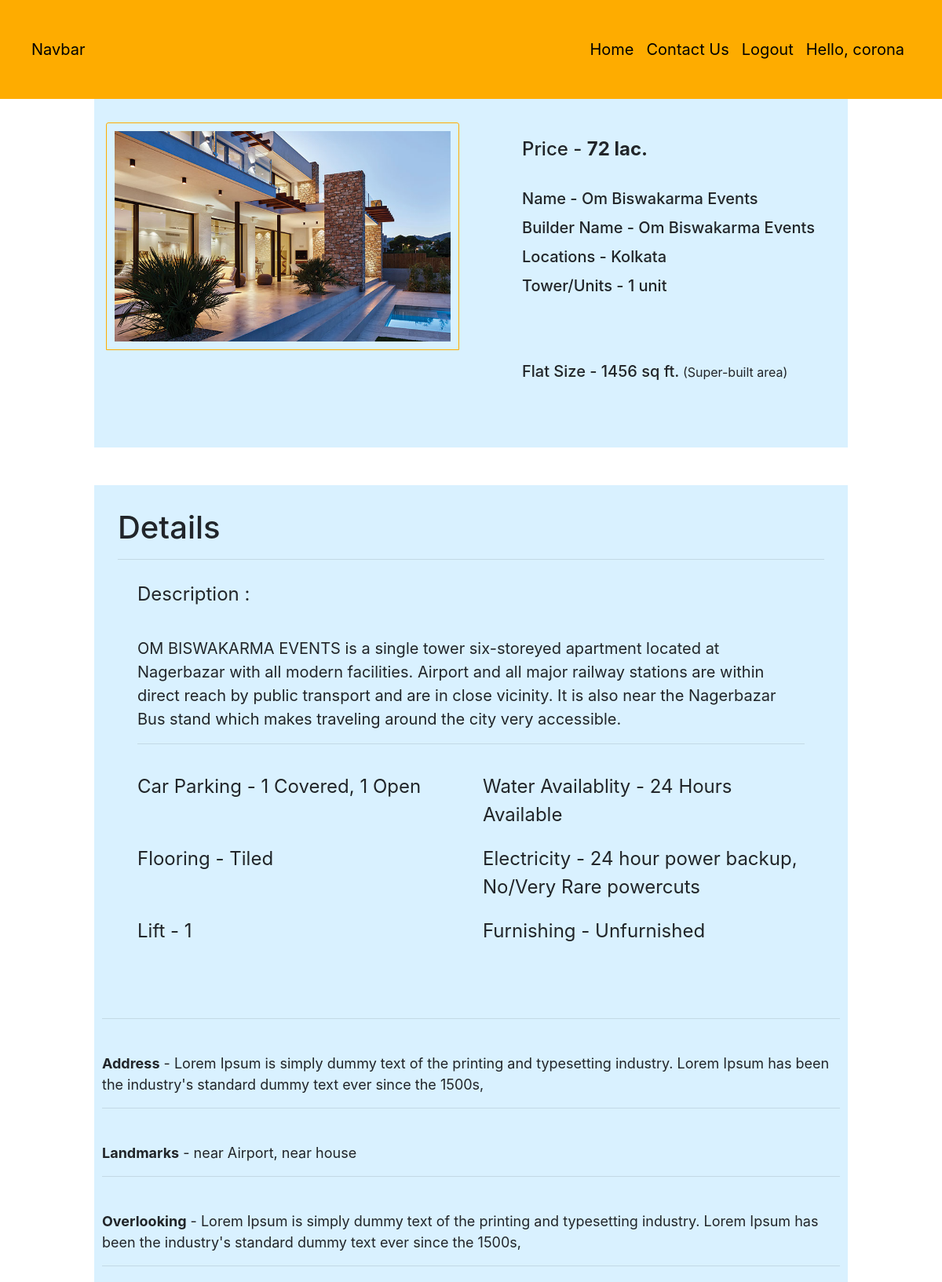
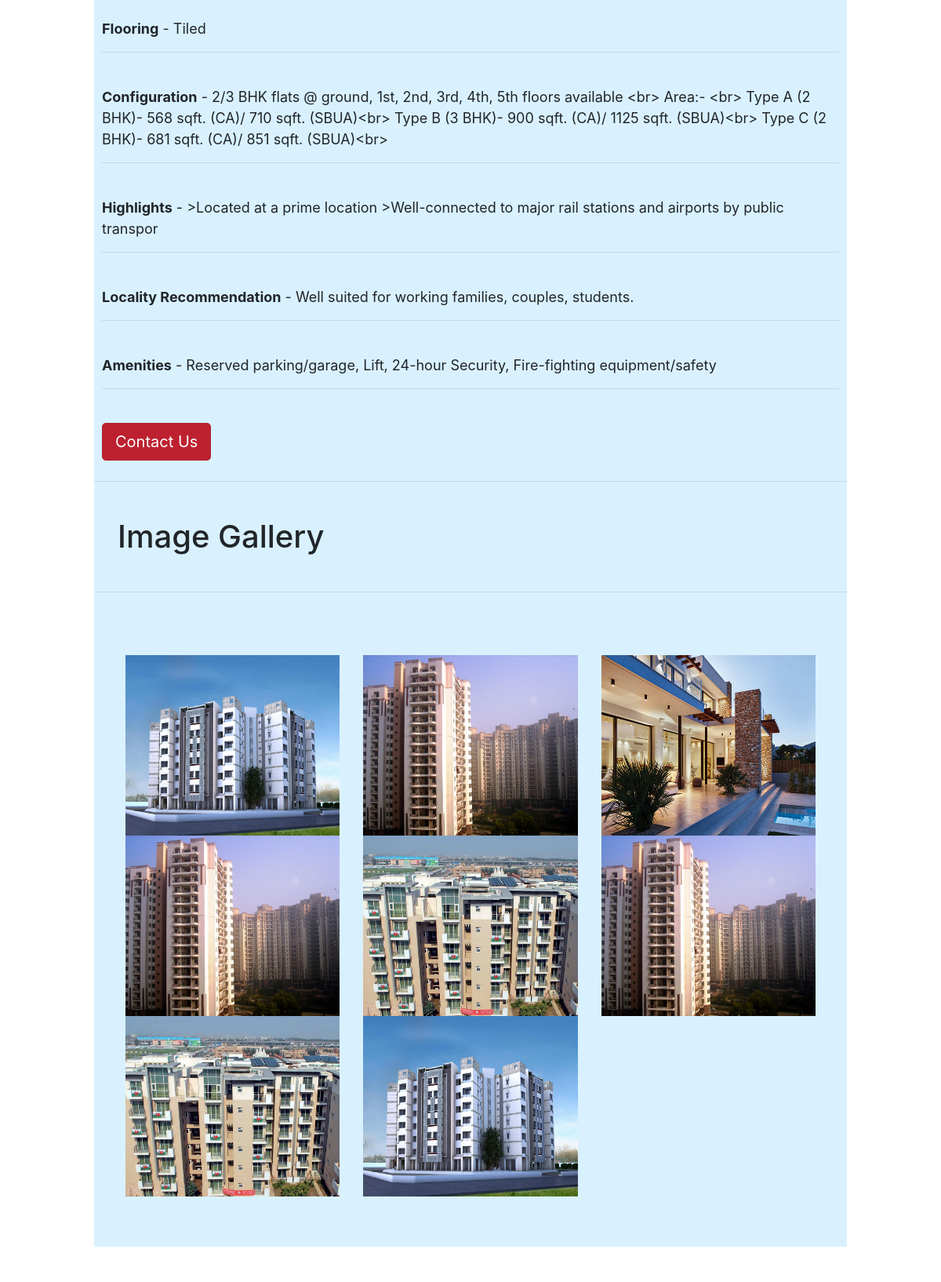
Page /property/1 (signed in, upper part) on the committed database (2 pictures, top to bottom).
### ets/models.py (models this page shows, shortened)
class Property(models.Model):
    id = models.AutoField(primary_key = True)
    desc =models.TextField(default=" ")
    flooring =models.CharField(max_length=100,default=" ")
    lift =models.CharField(max_length=300,default=" ")
    furnished =models.CharField(max_length=200, default=" ")
    configuration =models.TextField(default=" ")
    tower =models.CharField(max_length=200,default=" ")
    highlights =models.CharField(max_length=100,default=" ")
    locality_recom =models.TextField(default=" ")
    name = models.CharField(max_length=1000, default="")
    builder_name = models.CharField(max_length=1000, default="")
    locations =models.CharField(max_length=1000,default="Lorem Ipsum is simply dummy text of the printing and typesetting industry. Lorem Ipsum has been the industry's standard dummy text ever since the 1500s,")
    landmark = models.CharField(max_length=1000,default="")
    overlook = models.CharField(max_length=1000,default="")
    flooring = models.CharField(max_length=1000, default="")
    water = models.CharField(max_length=1000,default="")
    car_parking =models.CharField(max_length=1000,default="")
    electricity =models.CharField(max_length=1000,default="")
    full_address = models.CharField(max_length=1000, default="")
    floor_plan = models.ImageField(default=False)
    amenities = models.CharField(max_length=1000, default="")
    flat_sqft =models.CharField(max_length=1000,default="")
    price = models.CharField(max_length=1000,default="")
    pic =models.ImageField(upload_to="ets/images", default="")

class Pictures(models.Model):
    property = models.ForeignKey(Property,on_delete=models.CASCADE)
    image = models.ImageField()

### ets/views.py (the view)
# urls.py: path('property/<int:id>', views.single_landing, name='single_landing'),
@login_required(login_url='')
def single_landing(request,id):
    property = Property.objects.get(id=id)
    all_images = Pictures.objects.filter(property=property)
    print(all_images)
    return render(request, "ets/single_landing.html", {'property': property, 'all_images':all_images})

### ets/templates/ets/single_landing.html (shortened to what this page needs)
<!DOCTYPE html>
<html lang="en">
<head>
</head>
<body>
	<nav class="navbar navbar-expand-lg navbar-dark"
		style="background-color: #FEAC00; color: black; font-size: 20px; padding: 40px;">
		<a style="color: black;" class="navbar-brand" href="#">Navbar</a>
		<div class="collapse navbar-collapse" id="navbarSupportedContent">
			<ul class="navbar-nav ml-auto">
				<li style="color: black;" class="nav-item active">
					<a style="color: black;" class="nav-link" href="/">Home</a>
				</li>
				<li style="color: black;" class="nav-item active">
					<a style="color: black;" class="nav-link" href="/contactus">Contact Us</a>
				</li>
				<li class="nav-item">
					<a style="color: black;" class="nav-link" href="/accounts/logout">Logout</a>
				</li>
				{% if user.is_authenticated %}
				<p>
					<li class="nav-item">
						<a style="color: black; " class="nav-link">Hello, {{request.user}}</a>
					</li>
				</p>
				{% endif %}
			</ul>
		</div>
	</nav>
    <div style="background-color: #d9f1ff; margin-left:  10%; margin-right: 10%;">
        <div class="container">
            <div class="row">
                <div class="col-md-6">
                    <div class="demo-content" style="padding-top: 30px;">
                        <img class="card-img-top" src="{{property.pic.url}}" alt="Card image cap"
                            style=" padding:10px; width: 100%; border: 1px solid #FEAC00; float: left;">
                    </div>
                </div>
                <div class="col-md-6">
                    <div class="demo-content bg-alt" style="padding-left: 50px; padding-top: 50px;">
                        <h4 style="padding-bottom: 28px;">Price - <strong>{{property.price}}</strong></h4>
                        <h5 style="padding-bottom: 5px;">Name - {{property.name}}</h5>
                        <h5 style="padding-bottom: 5px;">Builder Name - {{property.builder_name}}</h5>
                        <h5 style="padding-bottom: 5px;">Locations - {{property.locations}}</h5>
                        <h5 style="padding-bottom: 5px;">Tower/Units - {{property.tower}}</h5>
                        <br>
                        <br>
                        <br>
                        <h5 style="padding-bottom: 5px;">Flat Size - {{property.flat_sqft}}<small> (Super-built
                                area)</small></h5>
                    </div>
                </div>
            </div>
            <br>
            <br>
            <br>
        </div>
    </div>
    <br>
    <br>
    <div style="background-color: #d9f1ff; margin-left:  10%; margin-right: 10%;" ;>
        <div style="padding: 30px;">
            <h1>Details</h1>
            <hr>
            <div class="container" style="font-size: 24px;">
               <div style="padding: 10px;">
                Description :
                <br>
                <br>
                <p style="font-size: 20px;">{{property.desc}}</p>
                <hr>
               </div>
                <div class="row" style="padding: 10px;">
                    <div class="col-sm-6">
                        Car Parking - {{property.car_parking}}
                    </div>
                    <div class="col-sm-6">
                        Water Availablity - {{property.water}}
                    </div>
                </div>
                <div class="row" style="padding: 10px;">
                    <div class="col-sm-6">
                        Flooring - {{property.flooring}}
                    </div>
                    <div class="col-sm-6">
                        Electricity - {{property.electricity}}
                    </div>
                </div>
                <div class="row" style="padding: 10px;">
                    <div class="col-sm-6">
                        Lift - {{property.lift}}
                    </div>
                    <div class="col-sm-6">
                        Furnishing - {{property.furnished}}
                    </div>
                </div>
            </div>
        </div>
        <div class="container" style="font-size: 18px; padding: 10px;">
            <br>
            <hr>
            <br>
            <strong>Address</strong> - {{property.full_address}}
            <hr>
            <br>
            <strong>Landmarks</strong> - {{property.landmark}}
            <hr>
            <br>
            <strong>Overlooking</strong> - {{property.overlook}}
            <hr>
            <br>
            <strong>Flooring</strong> - {{property.flooring}}
            <hr>
            <br>
            <strong>Configuration</strong> - {{property.configuration}}
            <hr>
            <br>
            <strong>Highlights</strong> - {{property.highlights}}
            <hr>
            <br>
            <strong>Locality Recommendation</strong> - {{property.locality_recom}}
            <hr>
            <br>
            <strong>Amenities</strong> - {{property.amenities}}
            <hr>
            <br>
            <a href="/contactus" class="btn btn-danger btn-lg active" role="button" aria-pressed="true">Contact Us</a>
        </div>
        <hr>
        <h1 style="padding: 30px;">Image Gallery</h1>
        <hr>
        <div class="container" style="font-size: 18px; padding: 10px;">
            <br>
            <br>
            <div class="container">
                <div class="container">
                    <div class="row">
                        {% for i in all_images %}
                        <div class="col-md-4">
                            <div class="thumbnail">
                                <a href="{{i.image.url}}">
                                    <img src="{{i.image.url}}" alt="Lights" style="width:100%; height: 230px;">
                                </a>
                            </div>
                        </div>
                        <br>
                        {% endfor %}
                    </div>
                </div>
<br>
<br>
            </div>
        </div>
    </div>
    <br>
    <br>
    <link href="//maxcdn.bootstrapcdn.com/bootstrap/4.0.0/css/bootstrap.min.css" rel="stylesheet" id="bootstrap-css">
</body>
</html>

### ets/templates/ets/single_landing.html (style rules this page uses)
body { background-color: #656255; }
p { margin-bottom: 1.3em; }
h1, h2, h3, h4 { margin: 1.414em 0 0.5em; font-weight: 700; line-height: 1.2; }
.row:after { content: ""; display: table; clear: both; }

### rows in the picture
Property: pic (picture), price "72 lac.", name "Om Biswakarma Events", builder_name "Om Biswakarma Events", locations "Kolkata", tower "1 unit", flat_sqft "1456 sq ft.", desc "OM BISWAKARMA EVENTS is a single tower six-storeyed apartment located at Nagerbazar with all modern facilities. Airport and all major railway stations are within direct reach by public transport and are in close vicinity. It is also near the Nagerbazar Bus stand which makes traveling around the city very accessible.", car_parking "1 Covered, 1 Open", water "24 Hours Available", flooring "Tiled", electricity "24 hour power backup, No/Very Rare powercuts", lift "1", furnished "Unfurnished", full_address "Lorem Ipsum is simply dummy text of the printing and typesetting industry. Lorem Ipsum has been the industry's standard dummy text ever since the 1500s,", landmark "near Airport, near house", overlook "Lorem Ipsum is simply dummy text of the printing and typesetting industry. Lorem Ipsum has been the industry's standard dummy text ever since the 1500s,", configuration "2/3 BHK flats @ ground, 1st, 2nd, 3rd, 4th, 5th floors available <br> Area:- <br> Type A (2 BHK)- 568 sqft. (CA)/ 710 sqft. (SBUA)<br> Type B (3 BHK)- 900 sqft. (CA)/ 1125 sqft. (SBUA)<br> Type C (2 BHK)- 681 sqft. (CA)/ 851 sqft. (SBUA)<br>", highlights ">Located at a prime location >Well-connected to major rail stations and airports by public transpor", locality_recom "Well suited for working families, couples, students.", amenities "Reserved parking/garage, Lift, 24-hour Security, Fire-fighting equipment/safety"
Pictures: image (picture)
Pictures: image (picture)
Pictures: image (picture)
Pictures: image (picture)
Pictures: image (picture)
Pictures: image (picture)
Pictures: image (picture)
Pictures: image (picture)

### other values in the picture
{{ request.user }} "corona"
